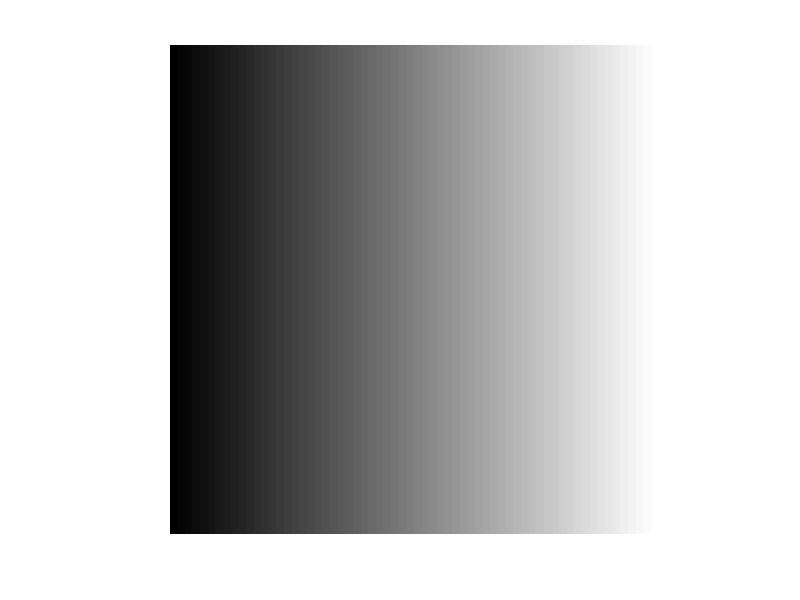
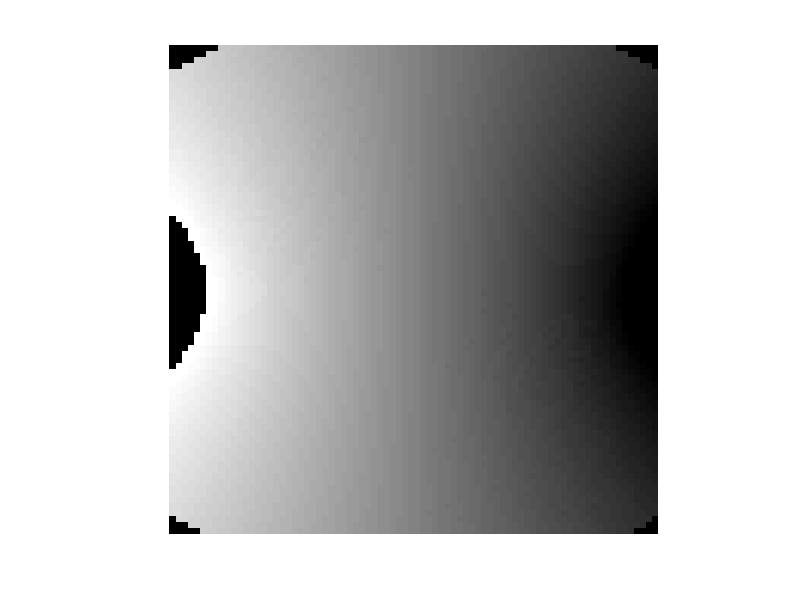

These figures' MATLAB source, in order:
M = zeros(256, 256);
for i=1:1:256
   M(:,i) = i; 
end
figure(1);
I = mat2gray(M);
imshow(I);

val_x = 1;
val_y = 1;
res = 80;
im_size_x = 256;
im_size_y = 256;
salto_x = 2*val_x/im_size_x;
salto_y = 2*val_y/im_size_y;
M_f = zeros(res, res);

for i=1:1:im_size_x
   for j=1:1:im_size_y
       z = -val_x+(j*salto_x) + (val_y-i*salto_y)*1i;
       %w = exp(z);
       w = 1i*sin(z);
       x_n = ceil((real(w) + 1.01)*(res/2));
       y_n = ceil((1.01-imag(w))*(res/2));
       if 0 < x_n && x_n <= res && 0 < y_n && y_n <= res
           M_f(x_n, y_n) = M(i,j);
       end
   end
end

figure(2)
Im = mat2gray(M_f);
imshow(Im);
